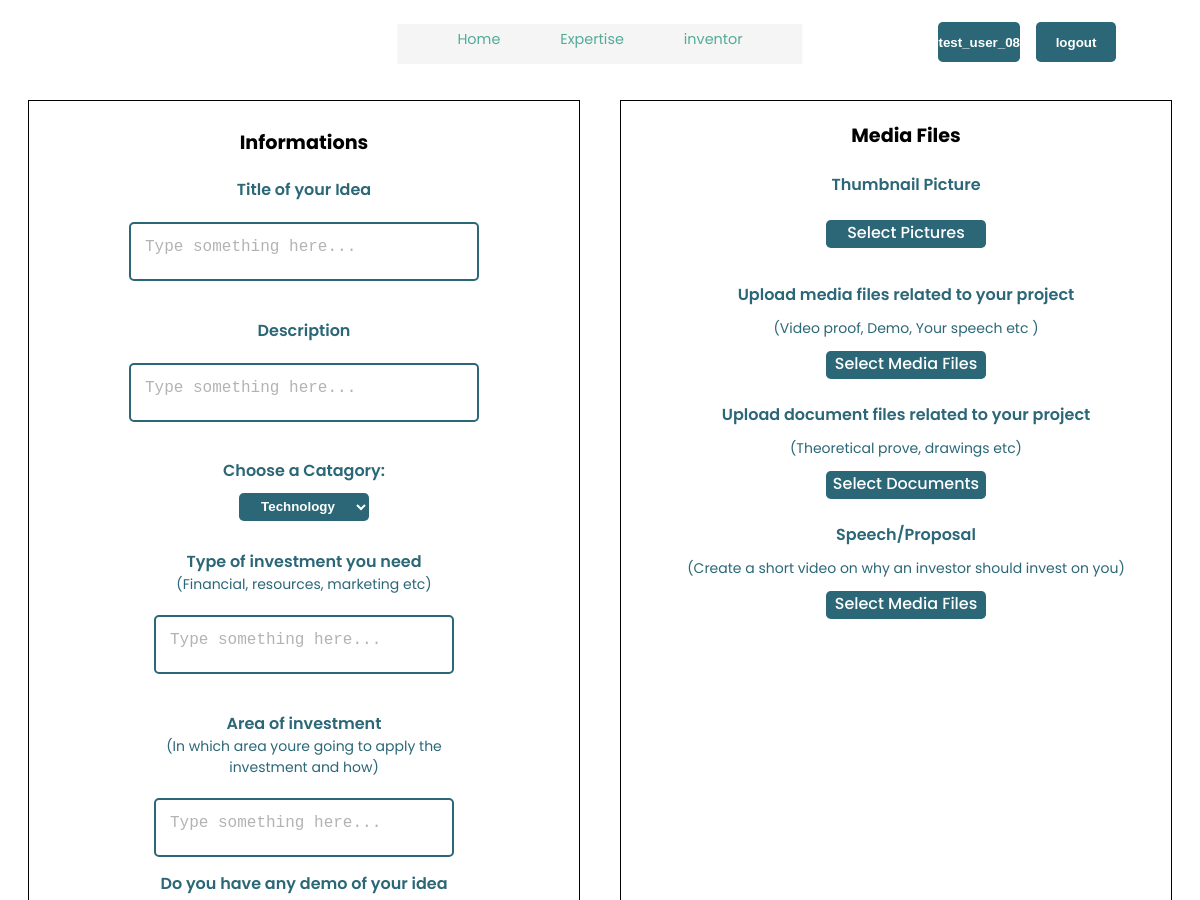
The app's page /inventor/inventor-post.php (signed in, upper part), older data.
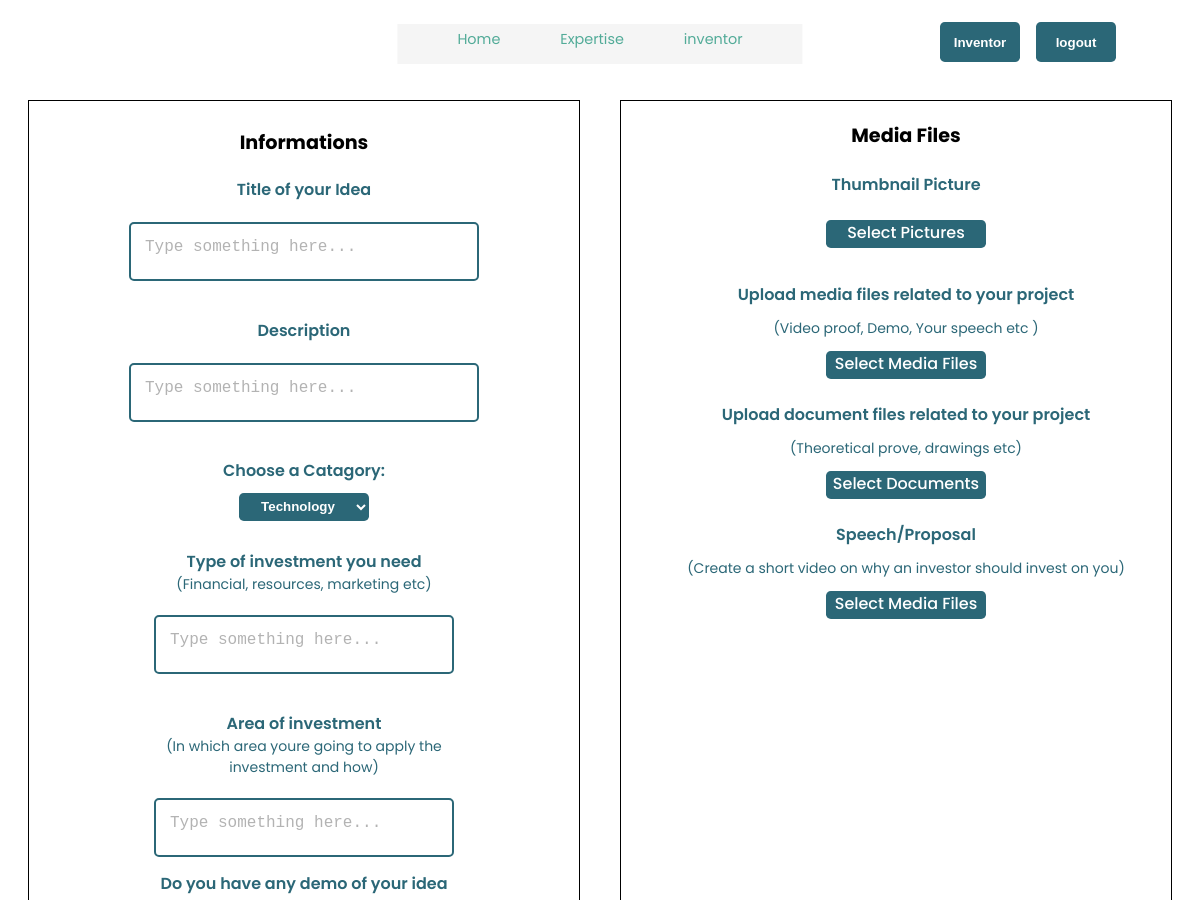
The same page, newer data.
### tables this page shows
CREATE TABLE `inventor` (
  `inventor_id` int(11) NOT NULL,
  `inventor_name` varchar(255) NOT NULL,
  `inventor_email` varchar(50) NOT NULL,
  `inventor_pass` char(32) NOT NULL,
  `otp` varchar(255) NOT NULL,
  `inventor_details` text NOT NULL,
  `inventor_dp_dir` varchar(255) NOT NULL
);

### includes/dbConfig.php (called while the page is built, shortened)
<?php
$inventor = 'inventor';

### inventor/inventor-post.php (the view, shortened to what this page needs)
<?php
include ADMIN . '/includes/header.php';
include ADMIN . '/includes/navbar-short.php';
include ADMIN . '/includes/dbConfig.php';
$user_email = $_SESSION['email'];
$user_find_sql = "SELECT * FROM $inventor WHERE inventor_email = '$user_email'";
$result = mysqli_query($mysqli, $user_find_sql) or die(mysqli_error($mysqli));
$data = mysqli_fetch_array($result);
$username = $data['inventor_name'];
?>
<div class="username-btn"><button>
        <?php echo $username; ?>
    </button></div>
<a href="inventor-logout.php">
    <div class="logout-btn"><button>logout</button></div>
</a>
<div class="inventor-post-container">
    <section class="post-left">
        <form action="" method="post" class="post-form" id="left-hand" enctype="multipart/form-data">
            <h5 class="inventor-header">Informations</h5>
            <div class="wrapper">
                <div class="input-post"> Title of your Idea </div>
                <textarea spellcheck="false" name="toi" placeholder="Type something here..."></textarea>
            </div>
            <div class="wrapper">
                <div class="input-post"> Description </div>
                <textarea spellcheck="false" name="doi" placeholder="Type something here..."></textarea>
                <div class="wrapper3">
                    <div class="input-post"> Choose a Catagory: </div>
                    <select name="category" class="select-button2">
                        <option value="Technology">Technology</option>
                    </select>
                </div>
                <div class="wrapper">
                    <div class="input-post"> Type of investment you need </div>
                    <div class="input-post-small"> (Financial, resources, marketing etc)</div>
                    <textarea spellcheck="false" name="typeofinvest" placeholder="Type something here..."></textarea>
                </div>
                <div class="wrapper">
                    <div class="input-post"> Area of investment </div>
                    <div class="input-post-small"> (In which area youre going to apply the investment and how)</div>
                    <textarea spellcheck="false" name="areaofinvest" placeholder="Type something here..."></textarea>
                    <div class="wrapper2">
                        <div class="input-post"> Do you have any demo of your idea </div>
                    </div>
                </div>
    </section>
    <section class="post-right">
        <form action="" method="post" class="post-form" id="right-hand" enctype="multipart/form-data">
            <h5 class="inventor-header2">Media Files</h5>
            <div class="wrapper2">
                <div class="input-post2"> Thumbnail Picture </div>
                <label for="file-thumbnail" class="select-button3">Select Pictures</label>
            </div>
            <div class="wrapper2">
                <div class="input-post"> Upload media files related to your project </div>
                <div class="input-post-small2"> (Video proof, Demo, Your speech etc ) </div>
                <label for="file-rVideo" class="select-button3">Select Media Files</label>
            </div>
            <div class="wrapper2">
                <div class="input-post"> Upload document files related to your project </div>
                <div class="input-post-small2"> (Theoretical prove, drawings etc)</div>
                <label for="file-rFiles" class="select-button3">Select Documents</label>
            </div>
            <div class="wrapper2">
                <div class="input-post"> Speech/Proposal </div>
                <div class="input-post-small2"> (Create a short video on why an investor should invest on you) </div>
                <label for="file-speech" class="select-button3">Select Media Files</label>
            </div>
    </section>
</div>
<?php
include ADMIN . '/includes/footer.php';
?>

### includes/header.php (shortened to what this page needs)
<!DOCTYPE html>
<html lang="en">
<head>
    <link rel="stylesheet" type="text/css" href="/ideable/css/style.css">
    <link rel="stylesheet" href="https://unicons.iconscout.com/release/v4.0.0/css/line.css">
</head>
<body>

### includes/navbar-short.php
<nav class="main-navbar" style="top:3vh !important;">
    <ul>
        <li><a href="/ideable/index.php">Home</a></li>
        <li><a href="/ideable/expertise.php">Expertise</a></li>
        <li><a href="/ideable/inventor/inventor-login.php">inventor</a></li>
</nav>

### includes/footer.php (shortened to what this page needs)
</body>
</html>

### css/style.css (style rules this page uses)
* { margin: 0; padding: 0; box-sizing: border-box; max-width: 100%; }
.main-navbar { height: 40px; position: absolute; top: 200px; left: 50%; transform: translateX(-50%); display: inline-block; background-color: whitesmoke; z-index: 100; }
.main-navbar ul { position: relative; display: flex; flex: 1 1 auto; margin: 0; padding: 0 30px; list-style-type: none; }
.main-navbar li { display: flex; padding: 5px 30px; }
.main-navbar a { text-align: center; color: #52ab98; text-decoration: none; font-family: "Poppins", sans-serif; font-size: 1.2vw; }
a { text-decoration: none !important; }
form { display: flex; align-items: center; justify-content: center; flex-direction: column; padding: 0rem 0rem; transition: all 0.2s 0.7s; overflow: hidden; grid-column: 1 / 2; grid-row: 1 / 2; z-index: 2; }
ul li { list-style: none; margin-bottom: 12px; }
ul li a { text-decoration: none; color: #2b6777; }
.logout-btn { position: absolute; top: 1vw; right: 7vw; }
.logout-btn button { width: 80px; background-color: #2b6777; border: none; outline: none; height: 40px; border-radius: 0.3rem; color: #fff; font-weight: 600; margin: 10px 0; cursor: pointer; transition: 0.2s; }
.username-btn { position: absolute; right: 15vw; top: 1vw; }
.username-btn button { min-width: 80px; background-color: #2b6777; border: none; outline: none; height: 40px; border-radius: 0.3rem; color: #fff; font-weight: 600; margin: 10px 0; cursor: pointer; float: right; transition: 0.2s; }
.inventor-post-container { margin-top: 10vh; min-width: 100vh; min-height: 100vh; font-family: "Poppins", sans-serif; display: flex; justify-content: center; }
.inventor-header { text-align: center; font-size: larger; padding-top: 27px; padding-bottom: 20px; }
.inventor-header2 { font-size: larger; text-align: center; }
.input-post-small { font-size: 14px; text-align: center; color: #2b6777; text-align: center; font-weight: 400; }
.input-post-small2 { font-size: 14px; text-align: center; color: #2b6777; text-align: center; font-weight: 400; }
.wrapper2 { display: flex; justify-content: space-evenly; align-items: center; flex-direction: column; min-height: 15vh; }
.wrapper3 { display: flex; justify-content: center; align-items: center; flex-direction: column; min-height: 15vh; }
.post-left { width: 69vh; min-height: 130vh; border: 1px black solid; margin: 20px; display: flex; flex-direction: column; float: left; overflow-y: scroll; }
.post-right { width: 69vh; min-height: 130vh; border: 1px black solid; margin: 20px; padding-left: 20px; padding-top: 20px; overflow-y: scroll; }
.select-button2 { width: 130px; background-color: #2b6777; border: none; outline: none; height: 28px; border-radius: 0.3rem; color: #fff; font-weight: 600; cursor: pointer; text-align: center; }
.select-button3 { min-width: 160px; background-color: #2b6777; border: none; outline: none; height: 28px; border-radius: 0.3rem; color: #fff; font-weight: 500; cursor: pointer; text-align: center; }
.input-post { text-align: center; color: #2b6777; font-weight: 600; }
.input-post2 { text-align: center; color: #2b6777; font-weight: 600; }
.wrapper { width: 400px; min-height: 15vh; background: #fff; border-radius: 5px; padding: 0px 25px 30px; }
.post-form { overflow-y: scroll; }
.wrapper textarea { width: 100%; resize: none; height: 59px; outline: none; padding: 15px; font-size: 16px; margin-top: 20px; border-radius: 5px; max-height: 330px; caret-color: #2b6777; border: 1px solid #bfbfbf; overflow-y: scroll; }
textarea::placeholder { color: #b3b3b3; }
:root { --surface-color: whitesmoke; --curve: 40; }

Row changes from the older to the newer data that the page shows:
changed inventor: inventor_name "test_user_08" → "Inventor"
